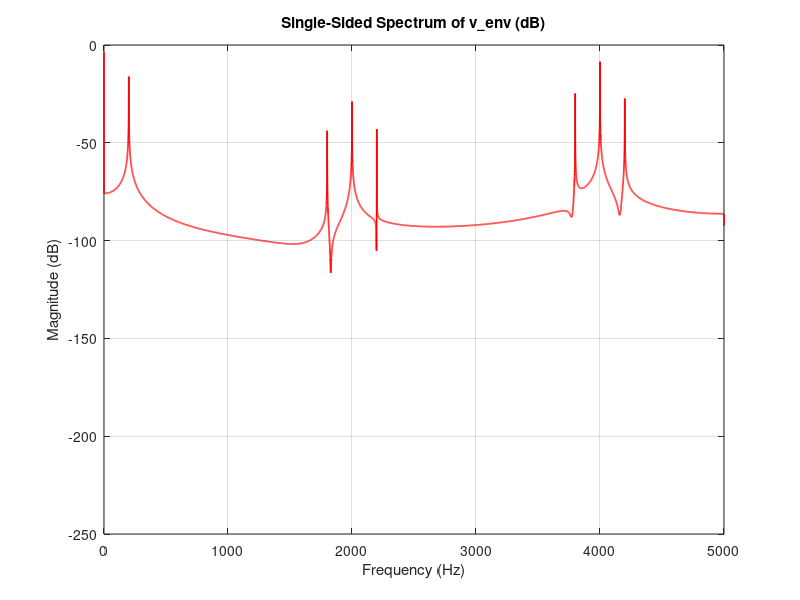

This chart was generated by the following MATLAB code:
% 1. 參數設定 (根據 Lab2.pdf)
fs = 10000;             % 取樣頻率 (1 / 100us)
T = 1/fs;               % 取樣週期
a = 0.3;                % 調變指數
fc = 2000;              % 載波頻率
fm = 200;               % 訊息訊號頻率

% 為了畫出極度平滑的頻譜 (類似你提供的圖片)，我們使用高點數 N
% 這裡不只用 300 點，我們取 2^15 點來獲得極高的頻率解析度
N = 32768;              
t = (0:N-1) * T;        % 時間向量

% 2. 產生 AM 訊號與絕對值解調
x = (1 + a * sin(2*pi*fm*t)) .* cos(2*pi*fc*t);
v_env = abs(x);         % 絕對值解調 (全波整流)

% 3. 執行 FFT
V_ENV = fft(v_env, N);
P2 = abs(V_ENV/N);      % 雙邊頻譜
P1 = P2(1:N/2+1);       % 單邊頻譜
P1(2:end-1) = 2*P1(2:end-1); % 能量補償

% 建立頻率軸
f = fs * (0:(N/2)) / N;

% 4. 轉換為 dB 刻度 (加上微小偏移 1e-12 避免 log(0) 錯誤)
P1_dB = 20 * log10(P1 + 1e-12);

% 5. 繪製精美頻譜圖
figure;
plot(f, P1_dB, 'r', 'LineWidth', 1.2);
title('Single-Sided Spectrum of v\_env (dB)');
xlabel('Frequency (Hz)');
ylabel('Magnitude (dB)');
grid on;
axis([0 5000 -250 0]);  % 設定與圖片相似的視角比例
